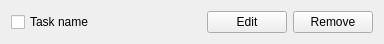
<?xml version="1.0" encoding="UTF-8"?>
<ui version="4.0">
 <class>Task</class>
 <widget class="QWidget" name="Task">
  <property name="geometry">
   <rect>
    <x>0</x>
    <y>0</y>
    <width>384</width>
    <height>44</height>
   </rect>
  </property>
  <property name="windowTitle">
   <string>Form</string>
  </property>
  <layout class="QHBoxLayout" name="horizontalLayout">
   <item>
    <widget class="QCheckBox" name="checkbox">
     <property name="font">
      <font>
       <weight>50</weight>
       <bold>false</bold>
       <kerning>true</kerning>
      </font>
     </property>
     <property name="text">
      <string>Task name</string>
     </property>
    </widget>
   </item>
   <item>
    <spacer name="horizontalSpacer">
     <property name="orientation">
      <enum>Qt::Horizontal</enum>
     </property>
     <property name="sizeHint" stdset="0">
      <size>
       <width>40</width>
       <height>20</height>
      </size>
     </property>
    </spacer>
   </item>
   <item>
    <widget class="QPushButton" name="editButton">
     <property name="text">
      <string>Edit</string>
     </property>
    </widget>
   </item>
   <item>
    <widget class="QPushButton" name="removeButton">
     <property name="text">
      <string>Remove</string>
     </property>
    </widget>
   </item>
  </layout>
 </widget>
 <resources/>
 <connections/>
</ui>
